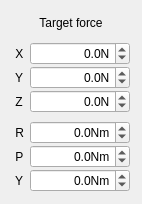
      <widget class="QWidget" name="layoutWidget_13">
       <property name="geometry">
        <rect>
         <x>150</x>
         <y>230</y>
         <width>125</width>
         <height>204</height>
        </rect>
       </property>
       <layout class="QVBoxLayout" name="verticalLayout_36">
        <item>
         <widget class="QLabel" name="labelTargetVelocity_42">
          <property name="text">
           <string>Target force</string>
          </property>
          <property name="alignment">
           <set>Qt::AlignCenter</set>
          </property>
         </widget>
        </item>
        <item>
         <layout class="QFormLayout" name="formLayout_13">
          <property name="verticalSpacing">
           <number>1</number>
          </property>
          <property name="leftMargin">
           <number>1</number>
          </property>
          <property name="topMargin">
           <number>1</number>
          </property>
          <property name="rightMargin">
           <number>1</number>
          </property>
          <property name="bottomMargin">
           <number>1</number>
          </property>
          <item row="1" column="0">
           <widget class="QLabel" name="labelTargetVelocity_43">
            <property name="text">
             <string> X</string>
            </property>
           </widget>
          </item>
          <item row="1" column="1">
           <widget class="QDoubleSpinBox" name="task_doubleSpinBox_noRLInput_targetForce_1">
            <property name="minimumSize">
             <size>
              <width>100</width>
              <height>0</height>
             </size>
            </property>
            <property name="alignment">
             <set>Qt::AlignRight|Qt::AlignTrailing|Qt::AlignVCenter</set>
            </property>
            <property name="suffix">
             <string>N</string>
            </property>
            <property name="decimals">
             <number>1</number>
            </property>
            <property name="minimum">
             <double>-100.000000000000000</double>
            </property>
            <property name="maximum">
             <double>100.000000000000000</double>
            </property>
            <property name="singleStep">
             <double>0.100000000000000</double>
            </property>
            <property name="value">
             <double>0.000000000000000</double>
            </property>
           </widget>
          </item>
          <item row="3" column="0">
           <widget class="QLabel" name="labelTargetVelocity_44">
            <property name="text">
             <string> Y</string>
            </property>
           </widget>
          </item>
          <item row="3" column="1">
           <widget class="QDoubleSpinBox" name="task_doubleSpinBox_noRLInput_targetForce_2">
            <property name="minimumSize">
             <size>
              <width>100</width>
              <height>0</height>
             </size>
            </property>
            <property name="alignment">
             <set>Qt::AlignRight|Qt::AlignTrailing|Qt::AlignVCenter</set>
            </property>
            <property name="suffix">
             <string>N</string>
            </property>
            <property name="decimals">
             <number>1</number>
            </property>
            <property name="minimum">
             <double>-100.000000000000000</double>
            </property>
            <property name="maximum">
             <double>100.000000000000000</double>
            </property>
            <property name="singleStep">
             <double>0.100000000000000</double>
            </property>
            <property name="value">
             <double>0.000000000000000</double>
            </property>
           </widget>
          </item>
          <item row="4" column="0">
           <widget class="QLabel" name="labelTargetVelocity_45">
            <property name="text">
             <string> Z</string>
            </property>
           </widget>
          </item>
          <item row="4" column="1">
           <widget class="QDoubleSpinBox" name="task_doubleSpinBox_noRLInput_targetForce_3">
            <property name="minimumSize">
             <size>
              <width>100</width>
              <height>0</height>
             </size>
            </property>
            <property name="alignment">
             <set>Qt::AlignRight|Qt::AlignTrailing|Qt::AlignVCenter</set>
            </property>
            <property name="suffix">
             <string>N</string>
            </property>
            <property name="decimals">
             <number>1</number>
            </property>
            <property name="minimum">
             <double>-100.000000000000000</double>
            </property>
            <property name="maximum">
             <double>100.000000000000000</double>
            </property>
            <property name="singleStep">
             <double>0.100000000000000</double>
            </property>
            <property name="value">
             <double>0.000000000000000</double>
            </property>
           </widget>
          </item>
         </layout>
        </item>
        <item>
         <layout class="QFormLayout" name="formLayout_14">
          <property name="verticalSpacing">
           <number>1</number>
          </property>
          <property name="leftMargin">
           <number>1</number>
          </property>
          <property name="topMargin">
           <number>1</number>
          </property>
          <property name="rightMargin">
           <number>1</number>
          </property>
          <property name="bottomMargin">
           <number>1</number>
          </property>
          <item row="0" column="0">
           <widget class="QLabel" name="labelTargetVelocity_46">
            <property name="text">
             <string> R</string>
            </property>
           </widget>
          </item>
          <item row="0" column="1">
           <widget class="QDoubleSpinBox" name="task_doubleSpinBox_noRLInput_targetForce_4">
            <property name="minimumSize">
             <size>
              <width>100</width>
              <height>0</height>
             </size>
            </property>
            <property name="alignment">
             <set>Qt::AlignRight|Qt::AlignTrailing|Qt::AlignVCenter</set>
            </property>
            <property name="suffix">
             <string>Nm</string>
            </property>
            <property name="decimals">
             <number>1</number>
            </property>
            <property name="minimum">
             <double>-10.000000000000000</double>
            </property>
            <property name="maximum">
             <double>10.000000000000000</double>
            </property>
            <property name="singleStep">
             <double>0.100000000000000</double>
            </property>
            <property name="value">
             <double>0.000000000000000</double>
            </property>
           </widget>
          </item>
          <item row="2" column="0">
           <widget class="QLabel" name="labelTargetVelocity_47">
            <property name="text">
             <string> P</string>
            </property>
           </widget>
          </item>
          <item row="2" column="1">
           <widget class="QDoubleSpinBox" name="task_doubleSpinBox_noRLInput_targetForce_5">
            <property name="minimumSize">
             <size>
              <width>100</width>
              <height>0</height>
             </size>
            </property>
            <property name="alignment">
             <set>Qt::AlignRight|Qt::AlignTrailing|Qt::AlignVCenter</set>
            </property>
            <property name="suffix">
             <string>Nm</string>
            </property>
            <property name="decimals">
             <number>1</number>
            </property>
            <property name="minimum">
             <double>-10.000000000000000</double>
            </property>
            <property name="maximum">
             <double>10.000000000000000</double>
            </property>
            <property name="singleStep">
             <double>0.100000000000000</double>
            </property>
            <property name="value">
             <double>0.000000000000000</double>
            </property>
           </widget>
          </item>
          <item row="3" column="0">
           <widget class="QLabel" name="labelTargetVelocity_48">
            <property name="text">
             <string> Y</string>
            </property>
           </widget>
          </item>
          <item row="3" column="1">
           <widget class="QDoubleSpinBox" name="task_doubleSpinBox_noRLInput_targetForce_6">
            <property name="minimumSize">
             <size>
              <width>100</width>
              <height>0</height>
             </size>
            </property>
            <property name="alignment">
             <set>Qt::AlignRight|Qt::AlignTrailing|Qt::AlignVCenter</set>
            </property>
            <property name="suffix">
             <string>Nm</string>
            </property>
            <property name="decimals">
             <number>1</number>
            </property>
            <property name="minimum">
             <double>-10.000000000000000</double>
            </property>
            <property name="maximum">
             <double>10.000000000000000</double>
            </property>
            <property name="singleStep">
             <double>0.100000000000000</double>
            </property>
            <property name="value">
             <double>0.000000000000000</double>
            </property>
           </widget>
          </item>
         </layout>
        </item>
       </layout>
      </widget>
